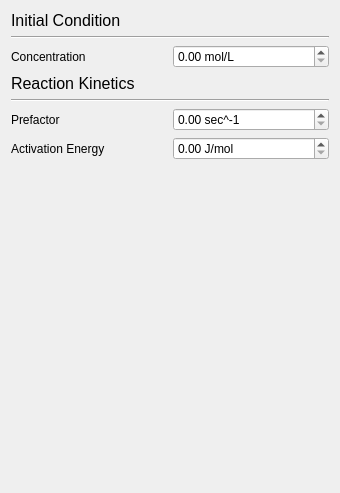
      <widget class="QWidget" name="C1Tab">
       <property name="geometry">
        <rect>
         <x>0</x>
         <y>0</y>
         <width>340</width>
         <height>493</height>
        </rect>
       </property>
       <attribute name="label">
        <string>Product Reaction Rate</string>
       </attribute>
       <layout class="QVBoxLayout" name="verticalLayout_5">
        <item>
         <widget class="QLabel" name="label_31">
          <property name="text">
           <string>&lt;!DOCTYPE HTML PUBLIC &quot;-//W3C//DTD HTML 4.0//EN&quot; &quot;http://www.w3.org/TR/REC-html40/strict.dtd&quot;&gt;
&lt;html&gt;&lt;head&gt;&lt;meta name=&quot;qrichtext&quot; content=&quot;1&quot; /&gt;&lt;style type=&quot;text/css&quot;&gt;
p, li { white-space: pre-wrap; }
&lt;/style&gt;&lt;/head&gt;&lt;body style=&quot; font-family:'Sans Serif'; font-size:9pt; font-weight:400; font-style:normal;&quot;&gt;
&lt;p style=&quot; margin-top:0px; margin-bottom:0px; margin-left:0px; margin-right:0px; -qt-block-indent:0; text-indent:0px;&quot;&gt;&lt;span style=&quot; font-size:12pt;&quot;&gt;Initial Condition&lt;/span&gt;&lt;/p&gt;&lt;/body&gt;&lt;/html&gt;</string>
          </property>
         </widget>
        </item>
        <item>
         <widget class="Line" name="line_8">
          <property name="orientation">
           <enum>Qt::Horizontal</enum>
          </property>
         </widget>
        </item>
        <item>
         <layout class="QHBoxLayout" name="horizontalLayout_24">
          <item>
           <widget class="QLabel" name="label_30">
            <property name="text">
             <string>Concentration</string>
            </property>
           </widget>
          </item>
          <item>
           <widget class="QDoubleSpinBox" name="spinC1Init">
            <property name="suffix">
             <string> mol/L</string>
            </property>
           </widget>
          </item>
         </layout>
        </item>
        <item>
         <widget class="QLabel" name="label_28">
          <property name="text">
           <string>&lt;!DOCTYPE HTML PUBLIC &quot;-//W3C//DTD HTML 4.0//EN&quot; &quot;http://www.w3.org/TR/REC-html40/strict.dtd&quot;&gt;
&lt;html&gt;&lt;head&gt;&lt;meta name=&quot;qrichtext&quot; content=&quot;1&quot; /&gt;&lt;style type=&quot;text/css&quot;&gt;
p, li { white-space: pre-wrap; }
&lt;/style&gt;&lt;/head&gt;&lt;body style=&quot; font-family:'Sans Serif'; font-size:9pt; font-weight:400; font-style:normal;&quot;&gt;
&lt;p style=&quot; margin-top:0px; margin-bottom:0px; margin-left:0px; margin-right:0px; -qt-block-indent:0; text-indent:0px;&quot;&gt;&lt;span style=&quot; font-size:12pt;&quot;&gt;Reaction Kinetics&lt;/span&gt;&lt;/p&gt;&lt;/body&gt;&lt;/html&gt;</string>
          </property>
         </widget>
        </item>
        <item>
         <widget class="Line" name="line_7">
          <property name="orientation">
           <enum>Qt::Horizontal</enum>
          </property>
         </widget>
        </item>
        <item>
         <layout class="QHBoxLayout" name="horizontalLayout_23">
          <item>
           <widget class="QLabel" name="label_27">
            <property name="text">
             <string>Prefactor</string>
            </property>
           </widget>
          </item>
          <item>
           <widget class="QDoubleSpinBox" name="spinA1">
            <property name="suffix">
             <string> sec^-1</string>
            </property>
           </widget>
          </item>
         </layout>
        </item>
        <item>
         <layout class="QHBoxLayout" name="horizontalLayout_22">
          <item>
           <widget class="QLabel" name="label_29">
            <property name="text">
             <string>Activation Energy</string>
            </property>
           </widget>
          </item>
          <item>
           <widget class="QDoubleSpinBox" name="spinEa1">
            <property name="suffix">
             <string> J/mol</string>
            </property>
            <property name="maximum">
             <double>9999999.990000000223517</double>
            </property>
           </widget>
          </item>
         </layout>
        </item>
        <item>
         <spacer name="verticalSpacer_3">
          <property name="orientation">
           <enum>Qt::Vertical</enum>
          </property>
          <property name="sizeHint" stdset="0">
           <size>
            <width>20</width>
            <height>342</height>
           </size>
          </property>
         </spacer>
        </item>
       </layout>
      </widget>
